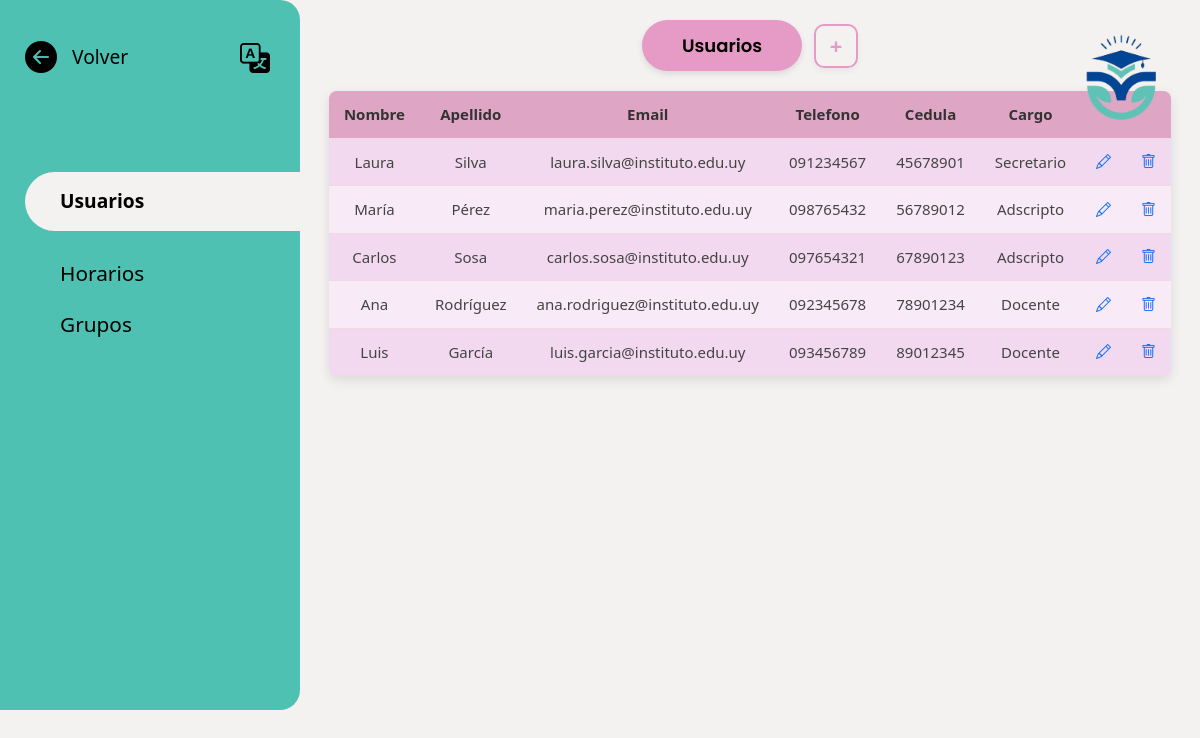
The page /users/secretario/usuario/secretario-usuario.php on the database its author committed.
### tables this page shows
CREATE TABLE usuario (
	id_usuario int PRIMARY KEY NOT NULL AUTO_INCREMENT,
	nombre_usuario varchar(120) NOT NULL,
	apellido_usuario varchar(120) NOT NULL,
	gmail_usuario varchar(200) NOT NULL,
	telefono_usuario varchar(9) NOT NULL,
	cargo_usuario ENUM('Secretario', 'Docente', 'Adscripto') NOT NULL,
	ci_usuario int(8) NOT NULL,
	contrasenia_usuario VARCHAR(255) NOT NULL
);

### users/secretario/usuario/secretario-usuario.php (the view, shortened to what this page needs)
<?php
$conn = conectar_bd();
$sql = "SELECT * FROM usuario";
$query = mysqli_query($conn, $sql);
?>
<!DOCTYPE html>
<html lang="en">
<head>
    <link href="https://cdn.jsdelivr.net/npm/bootstrap@5.3.2/dist/css/bootstrap.min.css" rel="stylesheet"/>
    <link href="https://cdn.jsdelivr.net/npm/bootstrap-icons@1.10.5/font/bootstrap-icons.css" rel="stylesheet">
    <link rel="stylesheet" href="/css/style.css">
</head>
<body>
  <div class="container-fluid">
    <div class="row">
       <div class="col-md-3 barra-lateral d-none d-md-flex">
        <div class="volverGeneral">
          <div class="volver">
          <a href="../secretario-bienvenida.php"><i class="bi bi-arrow-left-circle-fill icono-volver"></i></a>
          <a href="../secretario-bienvenida.php">Volver</a>
          </div>
          <i class="bi bi-translate traductor-menu"></i>
        </div>
        <a href="secretario-usuario.php" class="fw-semibold seleccionado mb-2">Usuarios</a>
        <a href="../horario/horario-secretario.php" class="nav-opciones">Horarios</a>
        <a href="../grupo/secretario-grupo.php" class="nav-opciones">Grupos</a>
       </div>
<main class="col-md-9 principal-estudiantes" >
    <img src="/img/logo.png" alt="Logo" class="logo">
    <div class="bloque-agregar">
    <button class="etiqueta">Usuarios</button>
      <button class="agregar"
              data-bs-toggle="modal"
              data-bs-target="#modalUsuario"
              onclick="document.getElementById('accion').value='insertar';"> +
      </button>
  </div>
    <table  class="tabla-horarios-secretario">
      <thead>
        <tr>
          <th>Nombre</th>
          <th>Apellido</th>
          <th>Email</th>
          <th>Telefono</th>
          <th>Cedula</th>
          <th>Cargo</th>
        </tr>
      </thead>
      <tbody>
        <?php
          while($row = mysqli_fetch_array($query)):
        ?>
       <tr>
          <td><?= $row['nombre_usuario']  ?></td>
          <td><?= $row['apellido_usuario']  ?></td>
          <td><?= $row['gmail_usuario']  ?></td>
          <td><?= $row['telefono_usuario']  ?></td>
          <td><?= $row['ci_usuario']  ?></td>
          <td><?= $row['cargo_usuario']  ?></td>
          <td><a class="agregar"
              data-bs-toggle="modal"
              data-bs-target="#update_modal<?= $row['id_usuario'] ?>"
              onclick="
              cargarEditar(
                '<?php echo $row['nombre_usuario']; ?>',
                '<?php echo $row['apellido_usuario']; ?>',
                '<?php echo $row['gmail_usuario']; ?>',
                '<?php echo $row['telefono_usuario']; ?>',
                '<?php echo $row['ci_usuario']; ?>',
                '<?php echo $row['cargo_usuario']; ?>',
                '<?php echo $row['id_usuario']; ?>'
                );"><i class="bi bi-pencil"></i>
          </a></td>
          <td><a href="delete_user_secretario.php?id_usuario=<?= $row['id_usuario']  ?>"><i class="bi bi-trash"></a></i></td>
        </tr>
        <?php
            endwhile;
            ?>
      </tbody>
    </table>
</main>
</body>
</html>

### css/style.css (style rules this page uses)
:root { --color-fondo: #f4f2f0; --color-barra-lateral: #4ec1b2; --color-estudiante: #6a98e3; --color-adscripto: #61dcb1; --color-docente: #F4B97D; --color-secretaria: #DEA5C4; }
body { font-family: 'Segoe UI', sans-serif; background-color: var(--color-fondo); padding: 0px; margin: 0px; }
a { text-decoration: none; }
.barra-lateral { background-color: var(--color-barra-lateral); height: 710px; border-top-right-radius: 20px; border-bottom-right-radius: 20px; padding: 30px 25px; color: black; display: flex; flex-direction: column; gap: 1.2rem; }
.volverGeneral { display: flex; align-items: baseline; justify-content: space-between; gap: 10px; font-size: 1.2rem; color: black; text-decoration: none; margin-bottom: 40px; font-weight: 500; }
.volver { display: flex; align-items: center; justify-content: space-around; gap: 15px; margin-bottom: 2rem; }
.icono-volver { font-size: 2rem; }
.volver a { color: black; }
.nav-opciones { display: flex; font-size: 1.3rem; color: black; border: none; background-color: transparent; text-align: left; padding: 0 35px; }
.seleccionado { display: flex; font-size: 1.2rem; border-style: solid; border-color: var(--color-fondo); border-width: 15px 350px 15px 15px; border-radius: 40px 40px 40px 40px; background-color: var(--color-fondo); color: black; padding: 0 20px; }
.seleccionado, .nav-opciones { white-space: nowrap; }
.logo { position: absolute; top: 30px; right: 30px; width: 100px; }
.traductor-menu { margin: 5px; font-size: 30px; cursor: pointer; }
.tabla-horarios-secretario { width: 100%; max-width: 800px; border-collapse: collapse; background-color: #f3d9ef; border-radius: 8px; overflow: hidden; }
.tabla-horarios-secretario th { background-color: var(--color-secretaria); }
.tabla-horarios-secretario tbody tr:nth-child(even) { background-color: #f9eaf8; }
table { width: 80%; margin: 20px auto; background: #fffafc; color: #444; overflow: hidden; box-shadow: 0 4px 12px rgba(0,0,0,0.1); font-size: 15px; }
table th, table td { padding: 12px 15px; text-align: center; border-bottom: 1px solid #f1d9e3; }
table th { background: var(--color-estudiante); color: #333; font-weight: bold; }
table tr:nth-child(even) { background: #e2e8e6; }
.bloque-agregar { display: flex; align-items: center; gap: 12px; margin: 20px 0; justify-content: center; }
.bloque-agregar .etiqueta { background: #e69ac6; color: #000; border: none; padding: 12px 40px; border-radius: 50px; font-size: 18px; font-weight: 600; font-family: 'Poppins', sans-serif; box-shadow: 0 3px 6px rgba(0,0,0,0.1); transition: all 0.3s; }
.bloque-agregar .agregar { width: 44px; height: 44px; border: 2px solid #e69ac6; color: #e69ac6; font-size: 22px; font-weight: bold; border-radius: 10px; background: transparent; cursor: pointer; box-shadow: 0 3px 6px rgba(0,0,0,0.05); transition: all 0.3s; }

### rows shown on the page
usuario: nombre_usuario "Laura", apellido_usuario "Silva", gmail_usuario "laura.silva@instituto.edu.uy", telefono_usuario "091234567", ci_usuario "45678901", cargo_usuario "Secretario"
usuario: nombre_usuario "María", apellido_usuario "Pérez", gmail_usuario "maria.perez@instituto.edu.uy", telefono_usuario "098765432", ci_usuario "56789012", cargo_usuario "Adscripto"
usuario: nombre_usuario "Carlos", apellido_usuario "Sosa", gmail_usuario "carlos.sosa@instituto.edu.uy", telefono_usuario "097654321", ci_usuario "67890123", cargo_usuario "Adscripto"
usuario: nombre_usuario "Ana", apellido_usuario "Rodríguez", gmail_usuario "ana.rodriguez@instituto.edu.uy", telefono_usuario "092345678", ci_usuario "78901234", cargo_usuario "Docente"
usuario: nombre_usuario "Luis", apellido_usuario "García", gmail_usuario "luis.garcia@instituto.edu.uy", telefono_usuario "093456789", ci_usuario "89012345", cargo_usuario "Docente"
